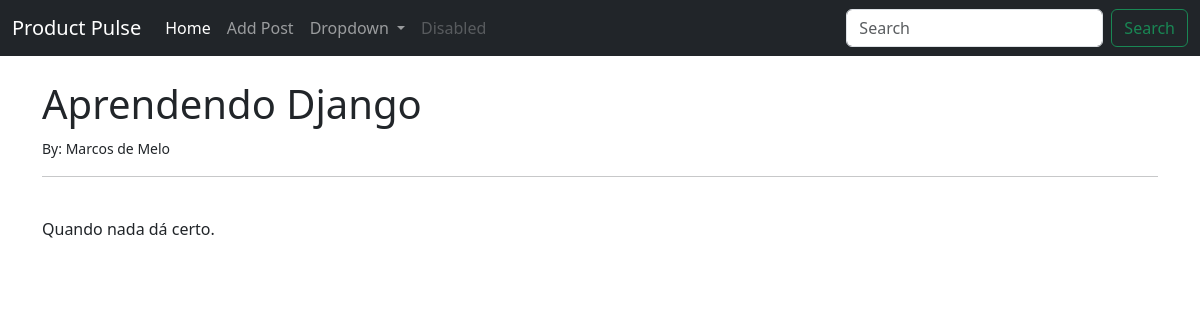
Screenshot of /article/4 with the database file from the repository.
### theblog/models.py (models this page shows, shortened)
class Post(models.Model):
    title = models.CharField(max_length=255)
    title_tag = models.CharField(max_length=255, default='Blog Post')
    author = models.ForeignKey(User, on_delete=models.CASCADE)
    body = models.TextField()

### theblog/views.py (the view)
# urls.py: path('article/<int:pk>', ArticleDetailView.as_view(), name='article-details'),
class ArticleDetailView(DetailView):
    model = Post
    template_name = 'article_details.html'

### theblog/templates/article_details.html (shortened to what this page needs)
{% extends 'base.html' %}
{% block content %}
<h1>{{ post.title }}</h1>
<small>By: {{ post.author.first_name }} {{ post.author.last_name }}</small></br>
<hr>
<br/>
{{ post.body }}
{% endblock %}

### rows the page displays
Post: title "Aprendendo Django", author.first_name "Marcos", author.last_name "de Melo", body "Quando nada dá certo."
